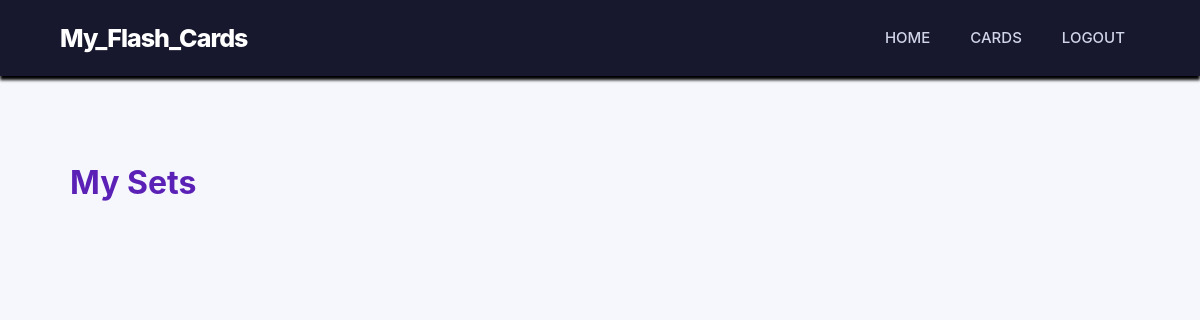
Before: /sets (signed in) with the older database file.
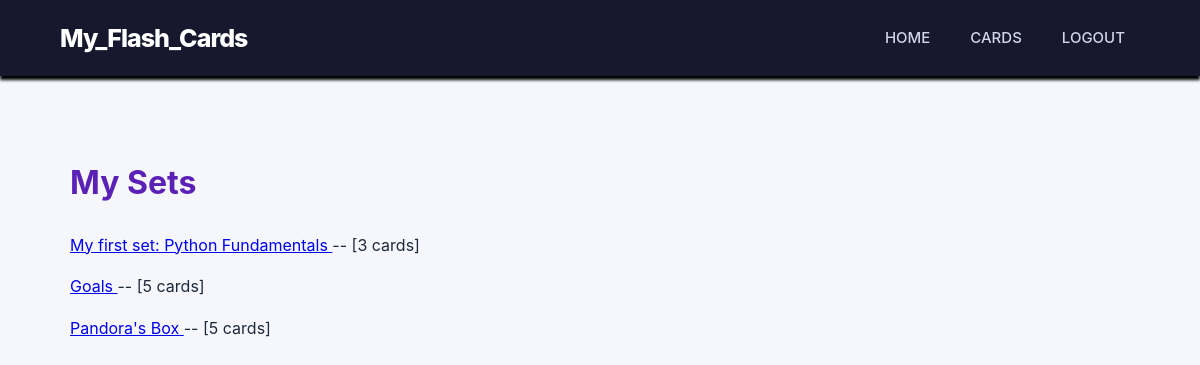
After: the same page with the newer database file.
### papo_cito.py (models this page shows)
class CardSet(db.Model):
    __tablename__ = "card_sets"
    id = db.Column(db.Integer, primary_key=True)
    name = db.Column(db.String(100), nullable=False)
    user_id = db.Column(db.Integer, db.ForeignKey("pot_users.id"), nullable=False)
    cards = db.relationship("Card", secondary=card_set_cards, backref=db.backref("sets", lazy="select"))

### papo_cito.py (the view)
@app.route("/sets")
def my_sets():
    if "user_id" not in session:
        return redirect(url_for("login"))
    sets = CardSet.query.filter_by(
            user_id=session["user_id"]
            ).order_by(CardSet.id.asc()).all()
    return render_template("sets.html", sets=sets)

### templates/sets.html (shortened to what this page needs)
{% extends "base.html" %}
{% block content %}
<div class="cards-page">
	<h1>My Sets</h1>
	{% for card_set in sets %}
		<p>
		<a href="{{ url_for("view_set", set_id=card_set.id) }}">
				{{ card_set.name }}
		</a>
			-- [{{ card_set.cards|length }} cards]
		</p>
	{% endfor %}
</div>
{% endblock %}

### templates/base.html (shortened to what this page needs)
<!DOCTYPE html>
<html lang="en">
<head>
	<link rel="stylesheet" href="{{ url_for('static', filename='css/style.css') }}">
</head>
<body>
	<nav class="navbar">
		<div class="nav-container">
			<a class="logo" href="{{ url_for('all_cards') }}" > My_Flash_Cards    </a>
			<div class="nav-links">
				{% if session.get("user_id") %}
					<a href= "{{ url_for('home') }}">HOME</a>
					<a href= "{{ url_for('all_cards') }}">CARDS</a>
					<a href= "{{ url_for('logout') }}">LOGOUT</a>
				{% else %}
					<a href= "{{ url_for('login') }}">LOGIN</a>
					<a href= "{{ url_for('register') }}">REGISTER</a>
				{% endif %}
			</div>
		</div>
	</nav>
	<main class="thic-breast">
		{% block content %}
		{% endblock %}
	</main>
</body>
</html>

### static/css/style.css (style rules this page uses)
:root { --primary: #635bff; --primary-dark: #4f46e5; --background: #f5f7fc; --surface: #ffffff; --text: #1e293b; --muted: #64748b; --border: #e2e8f0; }
* { box-sizing: border-box; }
body { margin: 0; font-family: -apple-system, BlinkMacSystemFont, "Segoe UI", Roboto, sans-serif; background: var(--background); color: var(--text); line-height: 1.6; }
.logo { color: #ffffff; font-size: 25px; font-weight: 800; letter-spacing: -1px; text-decoration: none; white-space: nowrap; }
.navbar { background: #17172e; padding: 16px 0; box-shadow: 0 4px 3px rgba(0, 0, 0.12); position: sticky; top: 0; z-index: 1000; }
.nav-container { width: 90%; max-width: 1200px; margin: 0 auto; display:flex; align-items: center; justify-content: space-between; gap: 24px; }
.nav-links { display: flex; align-items: center; gap: 10px; }
.nav-links a { color: #d1d5e8; text-decoration: none; font-size: 15px; font-weight:500; padding: 10px 15px; border-radius: 10px; transition: background 0.2s ease, color 0.2s ease, transform 0.2s ease; }
.cards-page { max-width: 1100px; margin:40px auto; padding: 20px; }
.cards-page h1 { color: #5b21b6; margin-bottom: 24px; }

Changed rows visible on the page:
added CardSet: name "My first set: Python Fundamentals", cards|length "3"
added CardSet: name "Goals", cards|length "5"
added CardSet: name "Pandora's Box", cards|length "5"
